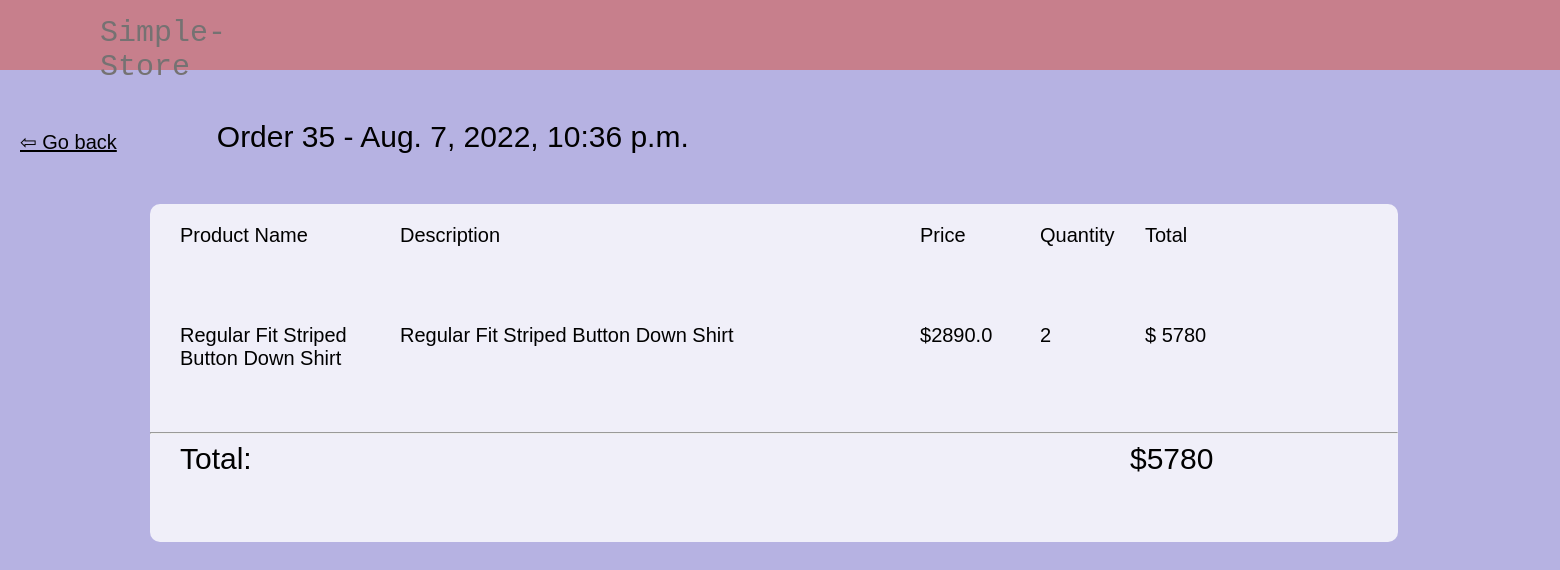
Page /order_details/35 on the committed database.
### EcommerceApp/models.py (models this page shows, shortened)
class Order(models.Model):
    customer= models.ForeignKey(Customer, on_delete=models.CASCADE)
    date_ordered = models.DateTimeField(auto_now_add=True)
    complete = models.BooleanField(default=False,blank=True,null=True)
    transactionID = models.BigAutoField(primary_key=True,blank=True)
    class Meta:
        ordering = ("-date_ordered",)

class OrderItem(models.Model):
    product = models.ForeignKey(Product,on_delete=models.CASCADE)
    order = models.ForeignKey(Order,null=True,on_delete=models.CASCADE)
    quantity = models.IntegerField()
    date_added = models.DateTimeField(auto_now_add=True)

class Product(models.Model):
    title = models.CharField(max_length=200)
    description=models.TextField()
    category = models.CharField( max_length=50)
    price = models.FloatField()
    Availibilty =models.BooleanField(default=False)
    create_time = models.DateTimeField(auto_now=False, auto_now_add=True)
    update_time = models.DateTimeField(auto_now=True, auto_now_add=False)
    class Meta:
        verbose_name_plural = "Products"
        ordering = ("create_time",)

### EcommerceApp/views.py (the view)
# urls.py: path('order_details/<int:pk>', views.order_details,name="order_details"),
def order_details(request,pk):
    order = Order.objects.get(transactionID=pk)
    orderitem = OrderItem.objects.filter(order=order)
    return render(request, 'HTML/order_details.html',{'orderitem':orderitem,'order':order,'pk':pk})

### EcommerceApp/templatetags/tem_tags.py (called while the page is built)
@register.filter(name="total_price")
def total_price(value,cart):
    try:
        keys = cart.keys()
        for id in keys:
            if int(id) == int(value.id):
                quantity = cart[id]
                return int(quantity * value.price)
        return False
    except:
        return int(value)*int(cart)

@register.filter(name="all_total")
def all_total(value,cart=None):
    try:
        keys = cart.keys()
        total=0
        for var in value:
            for id in keys:
                if int(id) == int(var.id):
                    quantity = cart[id]
                    total1 = quantity * var.price
                    total+=total1
        return total
    except:
        total = 0
        orderitem = OrderItem.objects.filter(order=value)
        for i in orderitem:
            total1 = int(i.product.price)*int(i.quantity)
            total+=total1
        return total

### templates/HTML/order_details.html (shortened to what this page needs)
<!DOCTYPE html>
<html lang="en">
<head>
    {% load static %}
    <link rel="stylesheet" type="text/css" href="{% static 'css/details.css' %}">
{% load tem_tags %}
</head>
<body>
    <div class="nav-bar">
        <div class="title">
            <a href="{% url 'index' %}">Simple-Store</a>
        </div>
    </div>
<div class="back">
    <div class="go-back">
       <a href="{% url 'orders' %}"> ⇦ Go back </a>
    </div>
        <div class="detail">
        Order {{order.transactionID}} - {{order.date_ordered}}
    </div>
</div>
    <div class="box">
        <div class="inline">
            <div class="product">
                Product Name
            </div>
            <div class="description">
                Description
            </div>
            <div class="price">
                Price
            </div>
            <div class="quantity">
                Quantity
            </div>
            <div class="Total">
                Total
            </div>
        </div>
        {% for item in orderitem %}
        <div class="inline">
            <div class="product">
               {{item.product.title}}
            </div>
            <div class="description">
                {{item.product.description}}
            </div>
            <div class="price">
               ${{item.product.price}}
            </div>
            <div class="quantity">
                {{item.quantity}}
            </div>
            <div class="Total">
                $ {{item.quantity|total_price:item.product.price}}
            </div>
        </div>
        {% endfor %}
        <hr>
        <div class="inline">
        <div class="product bigfont">
            Total:
        </div>
        <div class="all_total bigfont">
            ${{order|all_total}}
        </div>
        </div>
    </div>
</body>
</html>

### static/css/details.css (style rules this page uses)
body { margin: 0px; padding: 0px; background-color: rgba(99, 92, 194, 0.466); }
.nav-bar { background-color: rgba(206, 110, 110, 0.733); color: rgb(117, 114, 114); height: 70px; width: 100%; display: inline-flex; font-family: 'Courier New', Courier, monospace; font-weight: 500; }
.title { font-size: 30px; padding-top: 16px; padding-left: 100px; }
.nav-bar a { text-decoration: none; text-decoration-line: none; color: rgb(117, 114, 114); }
.detail { margin-left: 100px; }
.back { display: inline-flex; font-size: 30px; font-family: 'Gill Sans', 'Gill Sans MT', Calibri, 'Trebuchet MS', sans-serif; margin-top: 50px; }
.go-back { font-size: 20px; margin-left:20px ; margin-top: 10px; }
.back .go-back a { color: black; }
.box { border-style: solid; border-radius: 10px; border-width: 0px; width: 80%; margin-left: 150px; margin-top: 50px; background-color: rgba(255, 255, 255, 0.795); padding-top: 20px; margin-bottom: 20px; }
.inline { display: inline-flex; font-size: 20px; font-family: 'Gill Sans', 'Gill Sans MT', Calibri, 'Trebuchet MS', sans-serif; }
.product { height: 100px; width: 200px; margin-left: 30px; }
.description { height: 50px; width: 400px; margin-left: 20px; }
.price { height: 50px; width: 100px; margin-left: 120px; }
.quantity { height: 50px; width: 100px; margin-left: 20px; }
.Total { height: 50px; width: 150px; margin-left: 5px; }
.bigfont { font-size: 30px; }
.all_total { height: 50px; width: 200px; margin-left: 750px; }

### rows in the picture
Order: transactionID "35", date_ordered "Aug. 7, 2022, 10:36 p.m.", transactionID.quantity "5780"
OrderItem: product "Regular Fit Striped Button Down Shirt", product.description "Regular Fit Striped Button Down Shirt", product.price "2890.0", quantity "2", quantity|total_price "5780"
